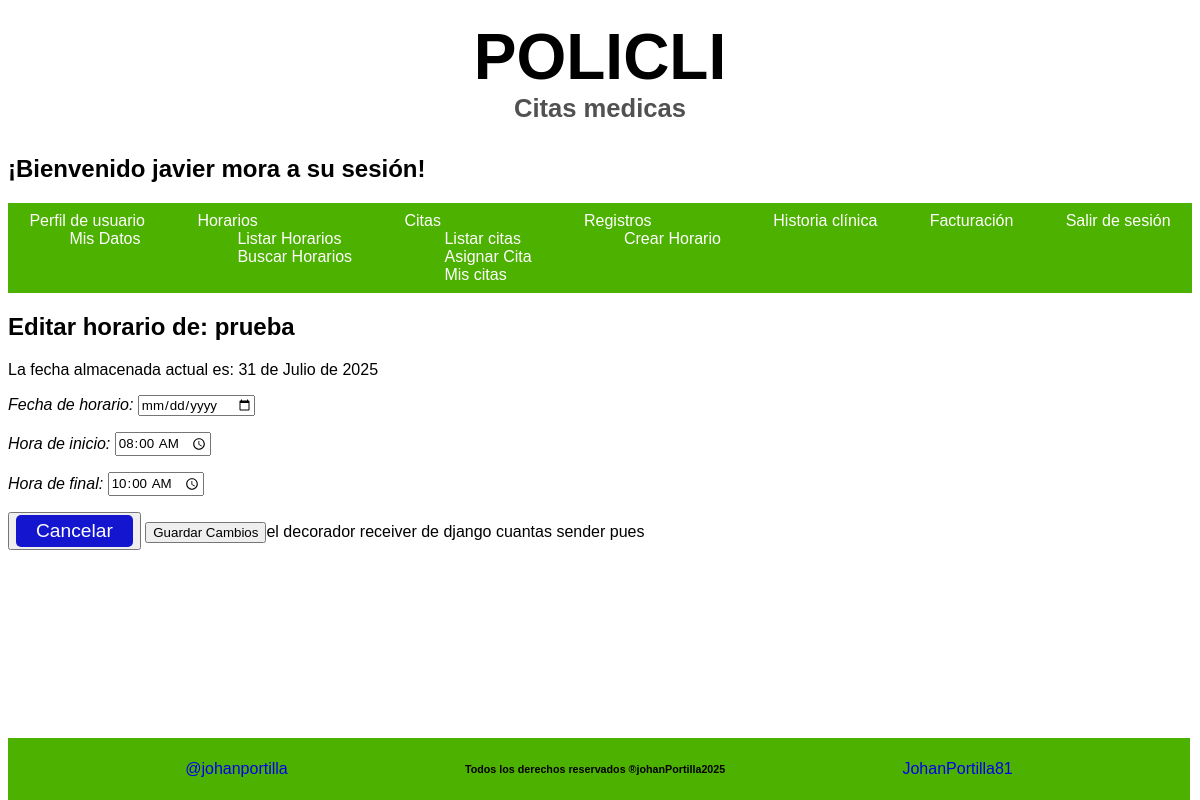
The app's page /sesion/listar/horarios/editar/2/ (signed in) with its own data.
### Aplicaciones/Inicio/models.py (models this page shows, shortened)
class CreacionUser(AbstractUser):
    class Tipo_User(models.TextChoices):
        ADMIN = 'Administrador',
        PACIENTE = 'Paciente'
        MEDICO = 'Medico'
        RECEPCION = 'Recepcionista'
    class Tipo_id(models.TextChoices):
        CEDULA = 'Cédula'
        TARJETA_ID= 'Tarjeta Identidad'
        CED_EXT = 'Cédula Extranjería'
        PASAPORTE = 'Pasaporte'
    tipo_id = models.CharField( max_length=20 ,choices = Tipo_id.choices, default = Tipo_id.CEDULA, verbose_name='Tipo de documento'  )
    numero_id = models.PositiveBigIntegerField(null=False, blank=False,  verbose_name='Numero de identificación', unique=True, default=0)
    telefono = models.PositiveBigIntegerField(null= False, blank= False, verbose_name='Teléfono', default=0)
    tipo_usuario = models.CharField(max_length=20, choices = Tipo_User.choices, default = Tipo_User.PACIENTE, verbose_name='Tipo Usuario')
    fecha_actualizacion = models.DateTimeField (auto_now=True, verbose_name='Ultima Actualización')
    nombre_completo= models.CharField(max_length = 100, null=False, blank= False, verbose_name='Nombre completo')

class CrearHorario(models.Model):
    id_usuario = models.ForeignKey(CreacionUser, on_delete= models.CASCADE, verbose_name='Medico')
    fecha = models.DateField(null=False, blank=False, verbose_name='Fecha de horario')
    hora_inicio = models.TimeField(null=False, blank=False, default= '08:00', verbose_name='Hora de inicio')# type: ignore
    hora_final = models.TimeField(null=False, blank=False, default= '18:00', verbose_name='Hora de final') # type: ignore
    duracion = models.IntegerField(null=False, blank=False, default= 20, verbose_name='Duracion de Cita')
    fecha_registro = models.DateTimeField(auto_now_add=True)
    fecha_actualizacion = models.DateTimeField(auto_now=True)

### Aplicaciones/Inicio/views.py (the view, shortened to what this page needs)
@login_required # type: ignore
def editar_horario_medicos(request, pk):
    print('Entrando a editar horario medico')
    horaId = get_object_or_404(CrearHorario, pk=pk)
    medico= horaId.id_usuario
    if request.method == 'GET':
        admin = request.user
        print(admin.username)
        print(f'Horario # {horaId.pk}')
        form = Formato_editar_horario(instance=horaId, initial={'id_usuario': medico.nombre_completo, 'fecha': horaId.fecha})
        data = {
            'perfil': horaId,
            'admin': admin,
            'formato': form,
            'medico':medico
        }
        return render(request, 'sesiones/editar_horario.html', data)

### Aplicaciones/Inicio/forms.py (shortened to what this page needs)
class Formato_editar_horario(forms.ModelForm):
    class Meta:
        model = CrearHorario
        fields = ['fecha', 'hora_inicio', 'hora_final']
        widgets = {
            'fecha': forms.DateInput(attrs={'type': 'date'}),
            'hora_inicio': forms.TimeInput(format='%H:%M', attrs={'type': 'time', 'min': '06:00', 'max': '18:00'}),
            'hora_final': forms.TimeInput(format='%H:%M', attrs={'type': 'time', 'min': '06:00', 'max': '18:00'}),
        }

### templates/sesiones/editar_horario.html (shortened to what this page needs)
{% extends 'index.html' %}
{% block contenido1 %}
<div class="bloque__formulario">
    <h2 class="bloque__subtitulo">Editar horario de: {{perfil.id_usuario.nombre_completo}}</h2>
    <p>La fecha almacenada actual es: {{formato.fecha.value}}</p>
    <form class="formato__creacion" method="POST">
        {{ formato.as_p }}
        <div class="btn_opcion">
            <button>
                <a class="btn-secundary" href="{% url 'Lista_Horarios' %}">Cancelar</a>
            </button>
            <button class="envio" type="submit">Guardar Cambios</button>el decorador receiver de django cuantas sender pues
        </div>
    </form>
{% endblock %}

### templates/bloques/navbar_sesion.html (shortened to what this page needs)
<header class="header">
    <h1 class="navbar__title">
        POLICLI
        <span class="navbar__subtitle">Citas medicas</span>
    </h1>
    <h2 class="titulo__sesion">¡Bienvenido {{ user.nombre_completo }} a su sesión!</h2>
    <div class="navar-container">
        <nav class="navbar">
            <ul class="navbar__list">
                <li class="navbar__item">
                    <a href="{% url 'Principal' %}" class="navbar__link">Perfil de usuario</a>
                    <ul>
                        <a href="{% url 'Perfiles' %}" class="navbar__link">Mis Datos</a>
                    </ul>
                </li>
                <li class="navbar__item">
                    <a href="#" class="navbar__link">Horarios</a>
                    <ul>
                        <a href="{% url 'Lista_Horarios' %}" class="navbar__link">Listar Horarios</a>
                    </ul>
                    <ul>
                        <a href="{% url 'Buscar_Horarios' %}" class="navbar__link">Buscar Horarios</a>
                    </ul>
                </li>
                <li class="navbar__item" >
                    <a href="#" class="navbar__link">Citas</a>
                    <ul>
                        <a href="{% url 'Registro_Citas' %}" class="navbar__link">Listar citas</a>
                    </ul>
                    <ul>
                        <a href="" class="navbar__link">Asignar Cita</a>
                    </ul>
                    <ul>
                        <a href="{% url 'Mis_citas' %}" class="navbar__link">Mis citas</a>
                    </ul>
                </li>
                <li class="navbar__item"><a href="#" class="navbar__link">Registros</a>
                    {% if user.is_superuser == True or user.tipo_usuario == 'Medico' %}
                    <ul>
                        <a href="{% url 'Registro_horario' %}" class="navbar__link">Crear Horario</a>
                    </ul>
                    {% endif %}
                </li>
                <li class="navbar__item">
                    <a href="#" class="navbar__link">Historia clínica</a>
                </li>
                <li class="navbar__item">
                    <a href="#" class="navbar__link">Facturación</a>
                </li>
                <li class="navbar__item">
                    <a href="{% url 'Sesion_Cerrada' %}" class="navbar__link">Salir de sesión</a>
                </li>
            </ul>
        </nav>
    </div>
</header>

### static/css/variables.css (style rules this page uses)
:root { --primary-950: #4DB100; --primary-900: #55B40C; --primary-800: #67BC26; --primary-700: #79C43F; --primary-600: #8BCC59; --primary-500: #9DD472; --primary-400: #AEDB8C; --primary-300: #C0E3A5; --primary-200: #D2EBBF; --primary-100: #EAF3D8; --primary-50: #F6FBF2; --secundary-950:#FED638; --secundary-900:#FED841; --secundary-800:#FEDC55; --secundary-700:#FEE069; --secundary-600:#FEE47D; --secundary-500:#FEE891; --secundary-400:#FEECA5; --secundary-300:#FEF0B9; --secundary-200:#FEF4CD; --secundary-100:#FEF8E1; --secundary-50:#FEFCF5; --white: #fff; --black: #000; --gray-950: #101010; --gray-900: #262626; --gray-800: #3B3B3B; --gray-700: #515151; --gray-600: #676767; --gray-500: #7D7D7D; --gray-400: #929292; --gray-300: #A8A8A8; --gray-200: #BEBEBE; --gray-100: #D4D4D4; --gray-50: #E9E9E9; --main-font: Helvetica, Arial, sans-serif; --fs-xxxxl: 8.0rem; --fs-xxxl: 6.4rem; --fs-xxl: 4.8rem; --fs-xl: 4.0rem; --fs-lg: 3.2rem; --fs-md: 2.4rem; --fs-sm: 2.0rem; --fs-xs: 1.6rem; --fs-xxs: 1.4rem; --fs-xxxs: 1.2rem; }

### static/css/body.css (style rules this page uses)
* { font-family: var(--main-font); }
body { display: flex; flex-direction: column; }

### static/css/inicio.css (style rules this page uses)
.header { position: sticky; top: 0; width: 100%; }
.navbar { padding: 5px; background-color: var(--primary-950); }
.navbar__title { margin: 0; padding: 12px; font-size: var(--fs-xl); text-align: center; display: flex; flex-direction: column; background-color: var(--white); }
.navbar__subtitle { font-size: var(--fs-xs); color: var(--gray-700); }
.navbar__list { list-style: none; padding: 4px; margin: 0; display: flex; gap: 40px; flex-grow: 1; justify-content: space-evenly; }
.navbar__link { text-decoration: none; color: var(--white); transition: color 0.3s ease; }
label { font-style: italic; }

### static/css/tablas.css (style rules this page uses)
[class^="btn-"] { border: none; padding: 5px 20px; text-align: center; text-decoration: none; display: inline-block; font-size: var(--fs-xxxs); cursor: pointer; border-radius: 5px; }
.btn-secundary { background-color: rgb(19, 22, 206); color: white; }

### records on screen
CreacionUser: nombre_completo "javier mora"
CrearHorario: id_usuario.nombre_completo "prueba", fecha.value "31 de Julio de 2025", hora_inicio "08:00", hora_final "10:00"
